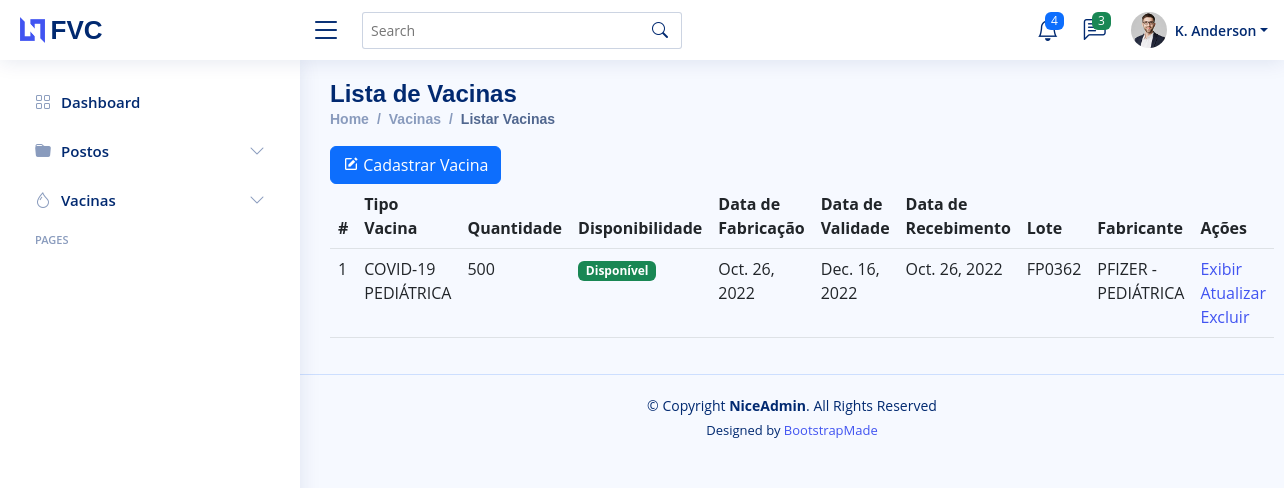
Page /vacindex/ on the earlier database version.
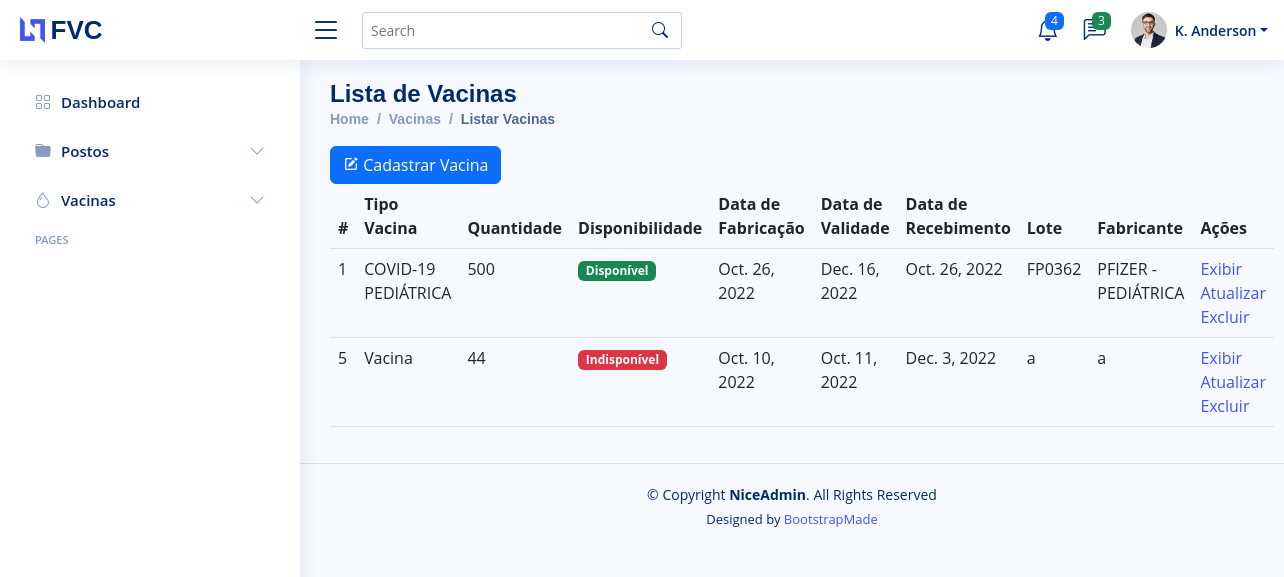
Same page on the later database version.
### core/models.py (models this page shows, shortened)
class vacinas(models.Model):
    vac_tipo_vacina = models.CharField(max_length = 120)
    vac_lote = models.CharField(max_length = 45)
    vac_fabricante = models.CharField(max_length = 45)
    vac_descricao = models.TextField(max_length = 300)
    vac_quantidade = models.IntegerField()
    vac_disponibilidade = models.BooleanField()
    vac_contraindicacao = models.TextField(max_length = 300)
    vac_reacoes = models.TextField(max_length = 300)
    vac_data_fabricacao = models.DateField()
    vac_data_validade = models.DateField()
    vac_data_recebimento = models.DateField()
    class Meta:
        verbose_name_plural = "Vacinas"

### core/views.py (the view)
# urls.py: path('vacindex/', vac_index, name= "lista_vacinas"),
def vac_index(request):
    vacina = vacinas.objects.all()
    pacote = {"vacinaChave": vacina}
    return render(request, "vac-index.html", pacote)

### core/templates/vac-index.html (shortened to what this page needs)
{%extends 'layouts/pages-blank.html'%}
{%block page-name%}Lista de Vacinas{%endblock page-name%}
{%block directory%}
<li class="breadcrumb-item"><a href="index.html">Home</a></li>
<li class="breadcrumb-item">Vacinas</li>
<li class="breadcrumb-item active">Listar Vacinas</li>
{%endblock directory%}
{%block main-content%}
<a href= "{% url 'create_vacinas'%}">
  <button type="button" class="btn btn-primary">
    <i class="bx bxs-edit"></i>
    Cadastrar Vacina
  </button>
  </a>
<table class="table">
  <thead>
    <tr>
      <th scope="col">#</th>
      <th scope="col">Tipo Vacina</th>
      <th scope="col">Quantidade</th>
      <th scope="col">Disponibilidade</th>
      <th scope="col">Data de Fabricação</th>
      <th scope="col">Data de Validade</th>
      <th scope="col">Data de Recebimento</th>
      <th scope="col">Lote</th>
      <th scope="col">Fabricante</th>
      <th scope="col">Ações</th>
    </tr>
  </thead>
  <tbody>
    {%for i in vacinaChave%}
    <tr>
        <td>{{i.id}} </td>
        <td>{{i.vac_tipo_vacina}}</td>
        <td>{{i.vac_quantidade}}</td>
        {%if i.vac_disponibilidade%}
        <td><span class="badge bg-success">Disponível</span></td>
        {% else %}
        <td><span class="badge bg-danger">Indisponível</span></td>
        {% endif %}
        <td>{{i.vac_data_fabricacao}} </td>
        <td>{{i.vac_data_validade}} </td>
        <td>{{i.vac_data_recebimento}} </td>
        <td>{{i.vac_lote}} </td>
        <td>{{i.vac_fabricante}} </td>
        <td>
            <a href="{%url 'show_vacinas' i.id%}">Exibir</a>
            <a href="{%url 'update_vacinas' i.id%}">Atualizar</a>
            <a href="{%url 'delete_vacinas' i.id%}">Excluir</a>
        </td>
    </tr>
    {%endfor%}
  </tbody>
</table>
{%endblock main-content%}

Differences in the rows shown:
added vacinas: id "5", vac_tipo_vacina "Vacina", vac_quantidade "44", vac_disponibilidade "Indisponível", vac_data_fabricacao "Oct. 10, 2022", vac_data_validade "Oct. 11, 2022", vac_data_recebimento "Dec. 3, 2022", vac_lote "a", vac_fabricante "a"
